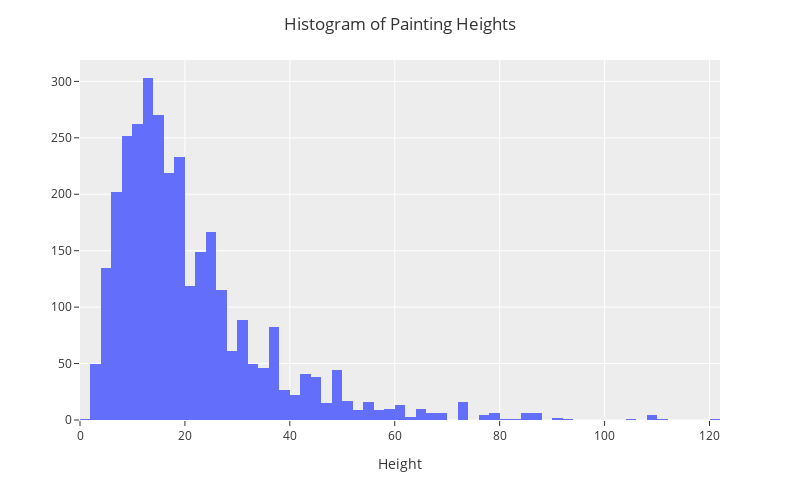

Notebook source saved alongside this figure:
### Code cell
fig=px.histogram(DF,x='Height_in')
fig.update_layout(title='Histogram of Painting Heights',title_x=0.5,
                 xaxis_title='Height',yaxis_title='',
                 width=800,height=500,
                 template='ggplot2')
fig.show()

### Figure 1 — Plotly figure (JSON) as saved in the notebook; plotly's stock layout.template omitted (floating-point values rounded to 4 significant figures; data arrays with more than 128 entries replaced by an {"elided": "..."} marker saying what was removed)
{"data": [{"alignmentgroup": "True", "bingroup": "x", "hovertemplate": "Height_in=%{x}<br>count=%{y}<extra></extra>", "legendgroup": "", "marker": {"color": "#636efa", "pattern": {"shape": ""}}, "name": "", "offsetgroup": "", "orientation": "v", "showlegend": false, "type": "histogram", "x": {"elided": "3393 float values"}, "xaxis": "x", "yaxis": "y"}], "layout": {"barmode": "relative", "height": 500, "legend": {"tracegroupgap": 0}, "margin": {"t": 60}, "title": {"text": "Histogram of Painting Heights", "x": 0.5}, "width": 800, "xaxis": {"anchor": "y", "autorange": true, "domain": [0, 1], "range": [0, 122], "title": {"text": "Height"}, "type": "linear"}, "yaxis": {"anchor": "x", "autorange": true, "domain": [0, 1], "range": [0, 318.9], "title": {"text": ""}}}}
